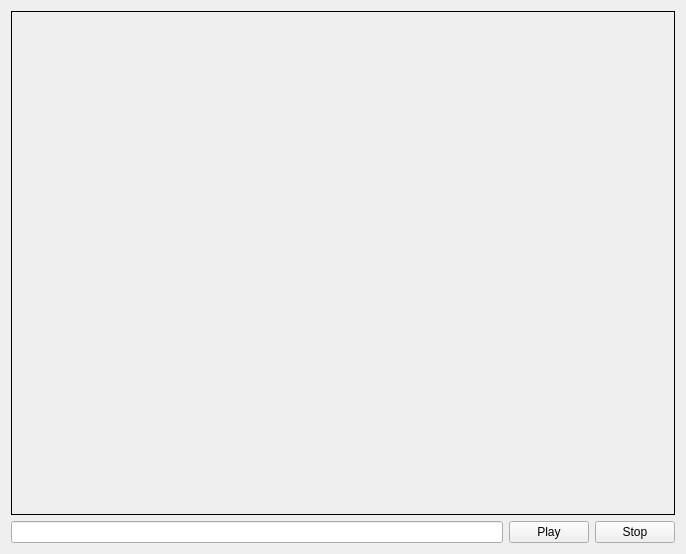
<?xml version="1.0" encoding="UTF-8"?>
<ui version="4.0">
 <class>MainWindow</class>
 <widget class="QMainWindow" name="MainWindow">
  <property name="geometry">
   <rect>
    <x>0</x>
    <y>0</y>
    <width>678</width>
    <height>549</height>
   </rect>
  </property>
  <property name="windowTitle">
   <string>MainWindow</string>
  </property>
  <widget class="QWidget" name="centralWidget">
   <layout class="QVBoxLayout" name="verticalLayout_2">
    <item>
     <widget class="QFrame" name="frame">
      <property name="sizePolicy">
       <sizepolicy hsizetype="Preferred" vsizetype="Expanding">
        <horstretch>0</horstretch>
        <verstretch>0</verstretch>
       </sizepolicy>
      </property>
      <property name="frameShape">
       <enum>QFrame::Panel</enum>
      </property>
      <property name="frameShadow">
       <enum>QFrame::Plain</enum>
      </property>
      <layout class="QVBoxLayout" name="verticalLayout">
       <item>
        <widget class="QLabel" name="label">
         <property name="minimumSize">
          <size>
           <width>640</width>
           <height>480</height>
          </size>
         </property>
        </widget>
       </item>
      </layout>
     </widget>
    </item>
    <item>
     <layout class="QHBoxLayout" name="horizontalLayout">
      <item>
       <widget class="QLineEdit" name="lineEdit">
        <property name="sizePolicy">
         <sizepolicy hsizetype="Expanding" vsizetype="Maximum">
          <horstretch>0</horstretch>
          <verstretch>0</verstretch>
         </sizepolicy>
        </property>
       </widget>
      </item>
      <item>
       <widget class="QPushButton" name="pushButtonPlay">
        <property name="sizePolicy">
         <sizepolicy hsizetype="Minimum" vsizetype="Maximum">
          <horstretch>0</horstretch>
          <verstretch>0</verstretch>
         </sizepolicy>
        </property>
        <property name="text">
         <string>Play</string>
        </property>
       </widget>
      </item>
      <item>
       <widget class="QPushButton" name="pushButtonStop">
        <property name="sizePolicy">
         <sizepolicy hsizetype="Minimum" vsizetype="Maximum">
          <horstretch>0</horstretch>
          <verstretch>0</verstretch>
         </sizepolicy>
        </property>
        <property name="text">
         <string>Stop</string>
        </property>
       </widget>
      </item>
     </layout>
    </item>
   </layout>
  </widget>
 </widget>
 <layoutdefault spacing="6" margin="11"/>
 <resources/>
 <connections/>
</ui>
